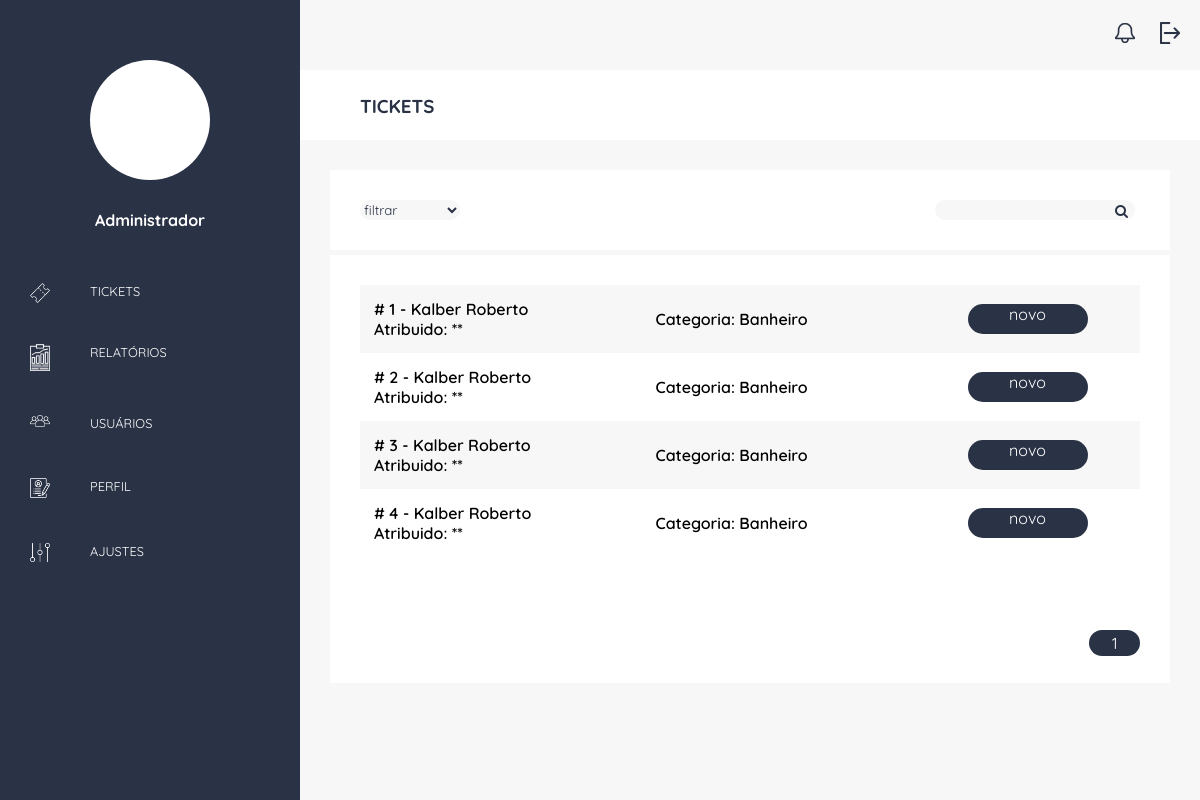
The page /adm/inicial/ (signed in) on the database as committed earlier.
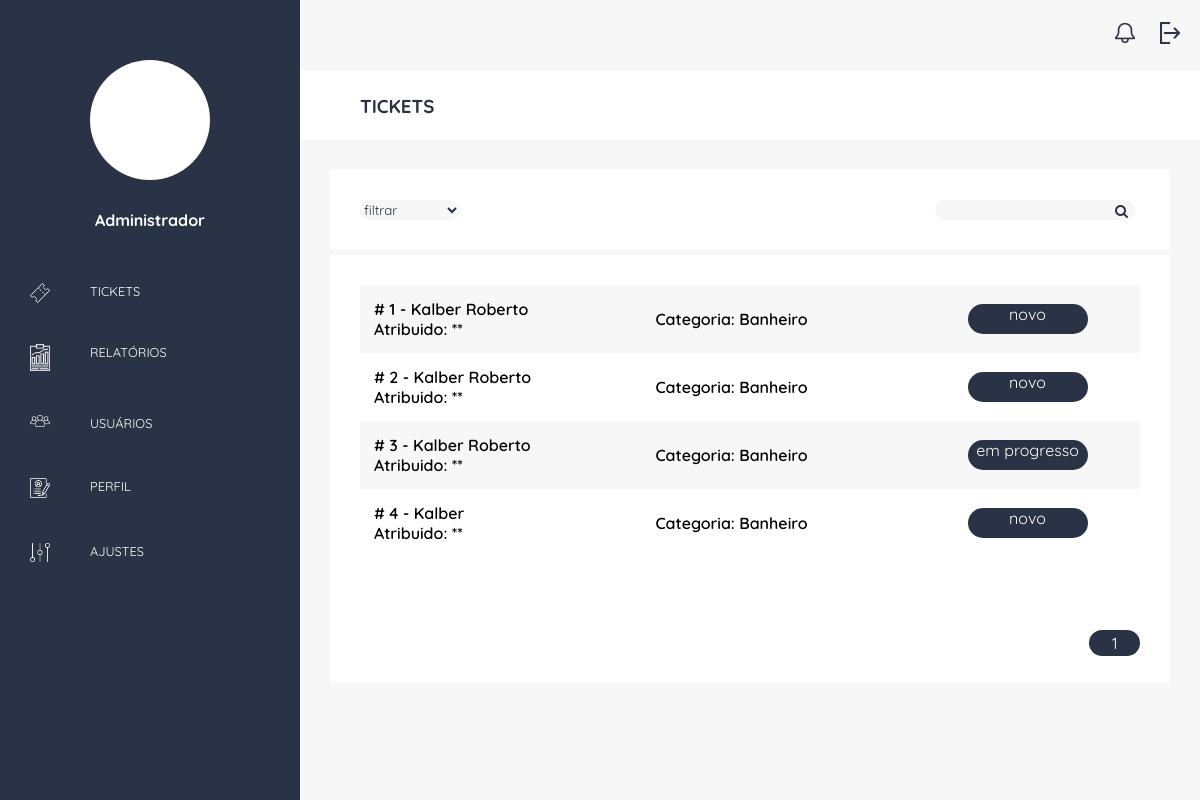
The same page on the database as committed later.
### ticket/models.py (models this page shows, shortened)
class Ticket(models.Model):
    STATUS = (
        ('1', 'novo'),
        ('2', 'resolvido'),
        ('3', 'em progresso')
    )
    status = models.CharField(max_length=1, null=True, choices=STATUS, default='1')
    data_criacao=models.DateTimeField(auto_now_add=True)
    categoria = models.ForeignKey(Categoria, on_delete=models.SET_NULL, null=True)
    nome_completo = models.CharField(max_length=50)
    email = models.EmailField()
    telefone = models.CharField(max_length=14)
    anexo = models.FileField(upload_to='post_image', blank=True)
    descricao = models.TextField()

class Categoria(models.Model):
    nome=models.CharField(max_length=100)

### adminstrador/views.py (the view)
# urls.py: path('inicial/', inicial, name='inicial'),
@login_required
def inicial(request):
    tickets_list = Ticket.objects.all()
    paginator = Paginator(tickets_list, 5)
    page = request.GET.get('page')
    tickets = paginator.get_page(page)
    return render(request, 'listartickets.html', {"tickets": tickets})

### adminstrador/templates/listartickets.html (shortened to what this page needs)
{% extends 'basedashboard.html' %}
{% block titulo  %} TICKETS {% endblock %}
{% block main %}
<div class="container-opticket">
    <div class="content-filter">
        <select class="select-filter" id="status" onchange="myFunction()">
            <option value="0">filtrar</option>
        </select>
    </div>
    <div class="content-search">
        <form class="search" action="{% url 'pesquisa' %}" method="GET">
            <input class="input-search" type="text" name="id" value="{{ id }}">
            <div id="lupa"></div>
        </form>
    </div>
</div>
<div class="container-table">
    <div class="content-table">
        <table class="table-list">
            {% for ticket in tickets %}
            <tr>
                <td class="list-font">
                    # {{ ticket.id }} - {{ ticket.nome_completo }} <br>
                    Atribuido: **
                </td>
                <td class="list-font">
                    Categoria: {{ ticket.categoria.nome }}
                </td>
                <td>
                    <div class="btn-status">
                    {{ ticket.get_status_display }}
                    </div>
                </td>
            </tr>
            {% endfor %}
        </table>
    </div>
    <div class="pagination">
        {% for num in tickets.paginator.page_range %}
            {% if tickets.number == num %}
                <span class="pagination-number pagination-current">{{num}}</span>
            {% elif num > tickets.number|add:'-3' and num < tickets.number|add:'3' %}
                <a class="pagination-number" href="?page={{num}}">{{num}}</a>
            {% endif %}
        {% endfor %}
    </div>
</div>
{% endblock %}

Rows that differ between the two databases and show on the page:
changed Ticket id 3: status "novo" → "em progresso"
changed Ticket id 4: nome_completo "Kalber Roberto" → "Kalber"
